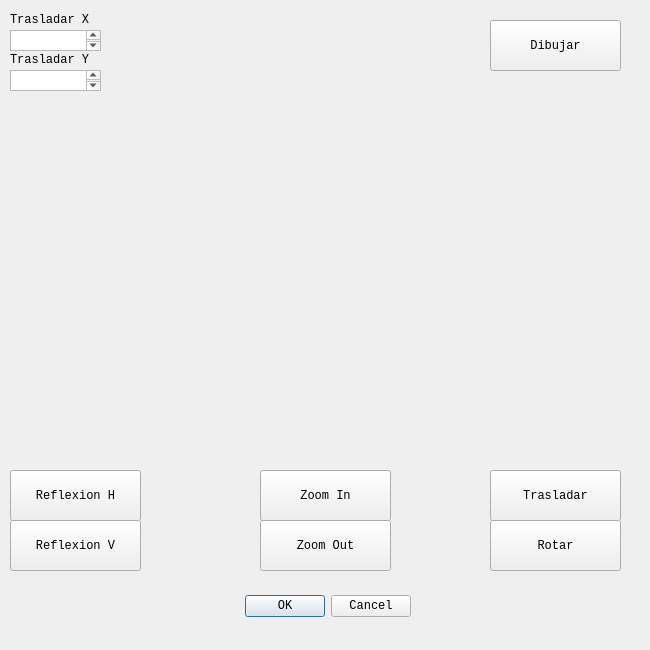
<?xml version="1.0" encoding="UTF-8"?>
<ui version="4.0">
 <class>cubo</class>
 <widget class="QDialog" name="cubo">
  <property name="geometry">
   <rect>
    <x>0</x>
    <y>0</y>
    <width>650</width>
    <height>650</height>
   </rect>
  </property>
  <property name="windowTitle">
   <string>Dialog</string>
  </property>
  <widget class="QDialogButtonBox" name="buttonBox">
   <property name="geometry">
    <rect>
     <x>70</x>
     <y>590</y>
     <width>341</width>
     <height>32</height>
    </rect>
   </property>
   <property name="font">
    <font>
     <family>Courier New</family>
    </font>
   </property>
   <property name="orientation">
    <enum>Qt::Horizontal</enum>
   </property>
   <property name="standardButtons">
    <set>QDialogButtonBox::Cancel|QDialogButtonBox::Ok</set>
   </property>
  </widget>
  <widget class="QPushButton" name="pushButton">
   <property name="geometry">
    <rect>
     <x>490</x>
     <y>20</y>
     <width>131</width>
     <height>51</height>
    </rect>
   </property>
   <property name="font">
    <font>
     <family>Courier New</family>
    </font>
   </property>
   <property name="text">
    <string>Dibujar</string>
   </property>
  </widget>
  <widget class="QPushButton" name="pushButton_2">
   <property name="geometry">
    <rect>
     <x>490</x>
     <y>470</y>
     <width>131</width>
     <height>51</height>
    </rect>
   </property>
   <property name="font">
    <font>
     <family>Courier New</family>
    </font>
   </property>
   <property name="text">
    <string>Trasladar</string>
   </property>
  </widget>
  <widget class="QPushButton" name="pushButton_3">
   <property name="geometry">
    <rect>
     <x>260</x>
     <y>520</y>
     <width>131</width>
     <height>51</height>
    </rect>
   </property>
   <property name="font">
    <font>
     <family>Courier New</family>
    </font>
   </property>
   <property name="text">
    <string>Zoom Out</string>
   </property>
  </widget>
  <widget class="QPushButton" name="pushButton_4">
   <property name="geometry">
    <rect>
     <x>260</x>
     <y>470</y>
     <width>131</width>
     <height>51</height>
    </rect>
   </property>
   <property name="font">
    <font>
     <family>Courier New</family>
    </font>
   </property>
   <property name="text">
    <string>Zoom In</string>
   </property>
  </widget>
  <widget class="QPushButton" name="pushButton_5">
   <property name="geometry">
    <rect>
     <x>490</x>
     <y>520</y>
     <width>131</width>
     <height>51</height>
    </rect>
   </property>
   <property name="font">
    <font>
     <family>Courier New</family>
    </font>
   </property>
   <property name="text">
    <string>Rotar</string>
   </property>
  </widget>
  <widget class="QTextEdit" name="transX">
   <property name="geometry">
    <rect>
     <x>10</x>
     <y>30</y>
     <width>91</width>
     <height>21</height>
    </rect>
   </property>
  </widget>
  <widget class="QTextEdit" name="transY">
   <property name="geometry">
    <rect>
     <x>10</x>
     <y>70</y>
     <width>91</width>
     <height>21</height>
    </rect>
   </property>
  </widget>
  <widget class="QLabel" name="label">
   <property name="geometry">
    <rect>
     <x>10</x>
     <y>10</y>
     <width>101</width>
     <height>20</height>
    </rect>
   </property>
   <property name="font">
    <font>
     <family>Courier New</family>
    </font>
   </property>
   <property name="text">
    <string>Trasladar X</string>
   </property>
  </widget>
  <widget class="QLabel" name="label_2">
   <property name="geometry">
    <rect>
     <x>10</x>
     <y>50</y>
     <width>101</width>
     <height>20</height>
    </rect>
   </property>
   <property name="font">
    <font>
     <family>Courier New</family>
    </font>
   </property>
   <property name="text">
    <string>Trasladar Y</string>
   </property>
  </widget>
  <widget class="QPushButton" name="pushButton_6">
   <property name="geometry">
    <rect>
     <x>10</x>
     <y>470</y>
     <width>131</width>
     <height>51</height>
    </rect>
   </property>
   <property name="font">
    <font>
     <family>Courier New</family>
    </font>
   </property>
   <property name="text">
    <string>Reflexion H</string>
   </property>
  </widget>
  <widget class="QPushButton" name="pushButton_7">
   <property name="geometry">
    <rect>
     <x>10</x>
     <y>520</y>
     <width>131</width>
     <height>51</height>
    </rect>
   </property>
   <property name="font">
    <font>
     <family>Courier New</family>
    </font>
   </property>
   <property name="text">
    <string>Reflexion V</string>
   </property>
  </widget>
 </widget>
 <resources/>
 <connections>
  <connection>
   <sender>buttonBox</sender>
   <signal>accepted()</signal>
   <receiver>cubo</receiver>
   <slot>accept()</slot>
   <hints>
    <hint type="sourcelabel">
     <x>248</x>
     <y>254</y>
    </hint>
    <hint type="destinationlabel">
     <x>157</x>
     <y>274</y>
    </hint>
   </hints>
  </connection>
  <connection>
   <sender>buttonBox</sender>
   <signal>rejected()</signal>
   <receiver>cubo</receiver>
   <slot>reject()</slot>
   <hints>
    <hint type="sourcelabel">
     <x>316</x>
     <y>260</y>
    </hint>
    <hint type="destinationlabel">
     <x>286</x>
     <y>274</y>
    </hint>
   </hints>
  </connection>
 </connections>
</ui>
